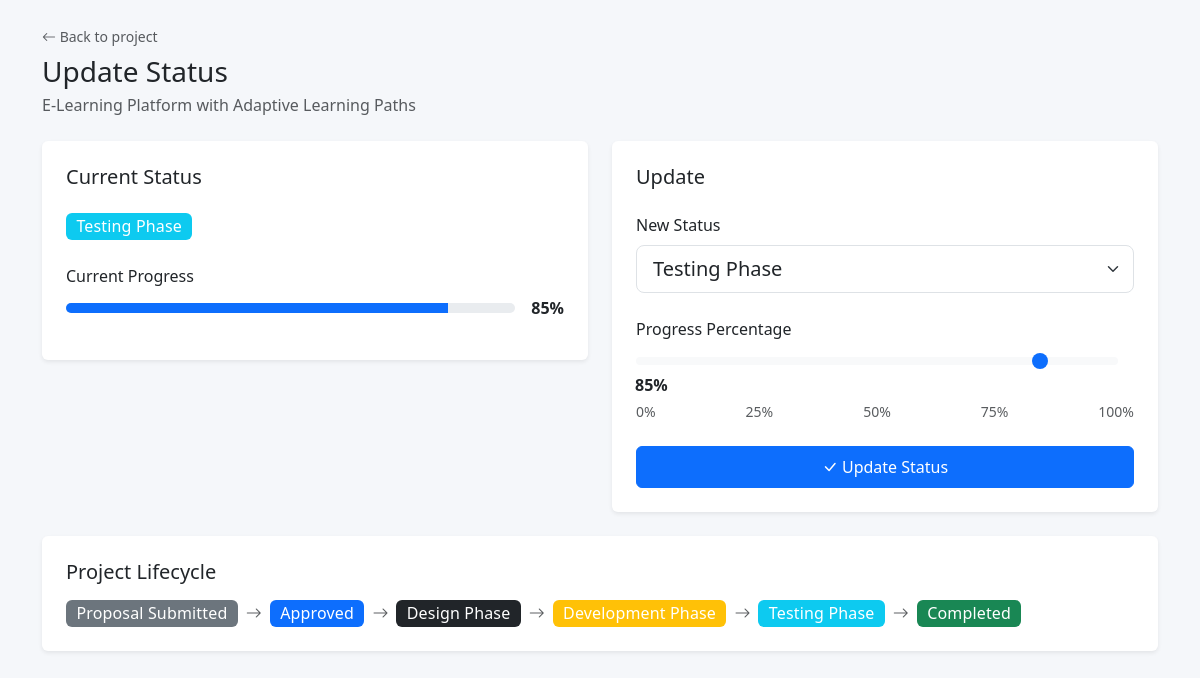
/projects/update_status.php?id=4 (signed in), run on the app's committed database.
### tables this page shows
CREATE TABLE IF NOT EXISTS projects (
    id INT AUTO_INCREMENT PRIMARY KEY,
    project_title VARCHAR(200) NOT NULL,
    student_name VARCHAR(100) NOT NULL,
    supervisor_name VARCHAR(100) NOT NULL,
    description TEXT,
    start_date DATE DEFAULT NULL,
    expected_completion DATE DEFAULT NULL,
    status ENUM(
        'Proposal Submitted',
        'Approved',
        'Design Phase',
        'Development Phase',
        'Testing Phase',
        'Completed'
    ) NOT NULL DEFAULT 'Proposal Submitted',
    progress_percentage INT DEFAULT 0 CHECK (progress_percentage >= 0 AND progress_percentage <= 100),
    created_at TIMESTAMP DEFAULT CURRENT_TIMESTAMP
);

### projects/update_status.php (the view, shortened to what this page needs)
<?php
$conn = getConnection();
$project_id = isset($_GET['id']) ? (int)$_GET['id'] : 0;
$stmt = $conn->prepare('SELECT * FROM projects WHERE id = ?');
$stmt->bind_param('i', $project_id);
$stmt->execute();
$project = $stmt->get_result()->fetch_assoc();
?>
<!DOCTYPE html>
<html lang="en">
<head>
    <link href="https://cdn.jsdelivr.net/npm/bootstrap@5.3.0/dist/css/bootstrap.min.css" rel="stylesheet">
    <link rel="stylesheet" href="https://cdn.jsdelivr.net/npm/bootstrap-icons@1.11.0/font/bootstrap-icons.css">
    <link rel="stylesheet" href="../assets/css/style.css">
</head>
<body>
    <div class="container py-4">
        <div class="mb-4">
            <a href="view_projects.php?id=<?= $project_id ?>" class="text-decoration-none text-muted small d-inline-block mb-2">
                <i class="bi bi-arrow-left"></i> Back to project
            </a>
            <h1 class="h3 mb-1">Update Status</h1>
            <p class="text-muted mb-0"><?= htmlspecialchars($project['project_title']) ?></p>
        </div>
        <div class="row g-4">
            <div class="col-lg-6">
                <div class="card border-0 shadow-sm">
                    <div class="card-body p-4">
                        <h5 class="card-title mb-4">Current Status</h5>
                        <div class="mb-4">
                            <span class="badge bg-<?php
                                $s = $project['status'];
                                if ($s === 'Completed') echo 'success';
                                elseif ($s === 'Approved') echo 'primary';
                                elseif ($s === 'Proposal Submitted') echo 'secondary';
                                elseif ($s === 'Testing Phase') echo 'info';
                                elseif ($s === 'Development Phase') echo 'warning';
                                else echo 'dark';
                            ?> fs-6"><?= htmlspecialchars($project['status']) ?></span>
                        </div>
                        <div class="mb-3">
                            <label class="form-label">Current Progress</label>
                            <div class="d-flex align-items-center gap-3">
                                <div class="progress flex-grow-1" style="height:10px;">
                                    <div class="progress-bar" style="width:<?= $project['progress_percentage'] ?>%"></div>
                                </div>
                                <strong><?= $project['progress_percentage'] ?>%</strong>
                            </div>
                        </div>
                    </div>
                </div>
            </div>
            <div class="col-lg-6">
                <div class="card border-0 shadow-sm">
                    <div class="card-body p-4">
                        <h5 class="card-title mb-4">Update</h5>
                        <form method="POST" action="">
                            <div class="mb-4">
                                <label class="form-label">New Status</label>
                                <select class="form-select form-select-lg" name="status">
                                    <option value="Testing Phase" <?= $project['status'] === 'Testing Phase' ? 'selected' : '' ?>>Testing Phase</option>
                                </select>
                            </div>
                            <div class="mb-4">
                                <label class="form-label">Progress Percentage</label>
                                <div class="input-group">
                                    <input type="range" class="form-range me-3" name="progress_percentage"
                                           min="0" max="100" value="<?= $project['progress_percentage'] ?>"
                                           id="progressSlider"
                                           oninput="document.getElementById('progressVal').textContent = this.value + '%'">
                                    <span class="fw-bold" id="progressVal"><?= $project['progress_percentage'] ?>%</span>
                                </div>
                                <div class="d-flex justify-content-between small text-muted mt-1">
                                    <span>0%</span><span>25%</span><span>50%</span><span>75%</span><span>100%</span>
                                </div>
                            </div>
                            <button type="submit" class="btn btn-primary w-100 py-2">
                                <i class="bi bi-check-lg"></i> Update Status
                            </button>
                        </form>
                    </div>
                </div>
            </div>
        </div>
        <div class="card border-0 shadow-sm mt-4">
            <div class="card-body p-4">
                <h5 class="card-title mb-3">Project Lifecycle</h5>
                <div class="d-flex flex-wrap gap-2 align-items-center">
                    <span class="badge bg-secondary fs-6">Proposal Submitted</span>
                    <i class="bi bi-arrow-right text-muted"></i>
                    <span class="badge bg-primary fs-6">Approved</span>
                    <i class="bi bi-arrow-right text-muted"></i>
                    <span class="badge bg-dark fs-6">Design Phase</span>
                    <i class="bi bi-arrow-right text-muted"></i>
                    <span class="badge bg-warning fs-6">Development Phase</span>
                    <i class="bi bi-arrow-right text-muted"></i>
                    <span class="badge bg-info fs-6">Testing Phase</span>
                    <i class="bi bi-arrow-right text-muted"></i>
                    <span class="badge bg-success fs-6">Completed</span>
                </div>
            </div>
        </div>
    </div>
</body>
</html>

### assets/css/style.css (style rules this page uses)
body { min-height: 100vh; background-color: #f5f7fa; }
.card { transition: box-shadow 0.2s ease, transform 0.2s ease; }
.badge { font-weight: 500; letter-spacing: 0.01em; }
.progress-bar { transition: width 0.4s ease; }

### data on the page
projects: project_title "E-Learning Platform with Adaptive Learning Paths", status "Testing Phase", progress_percentage "85"
